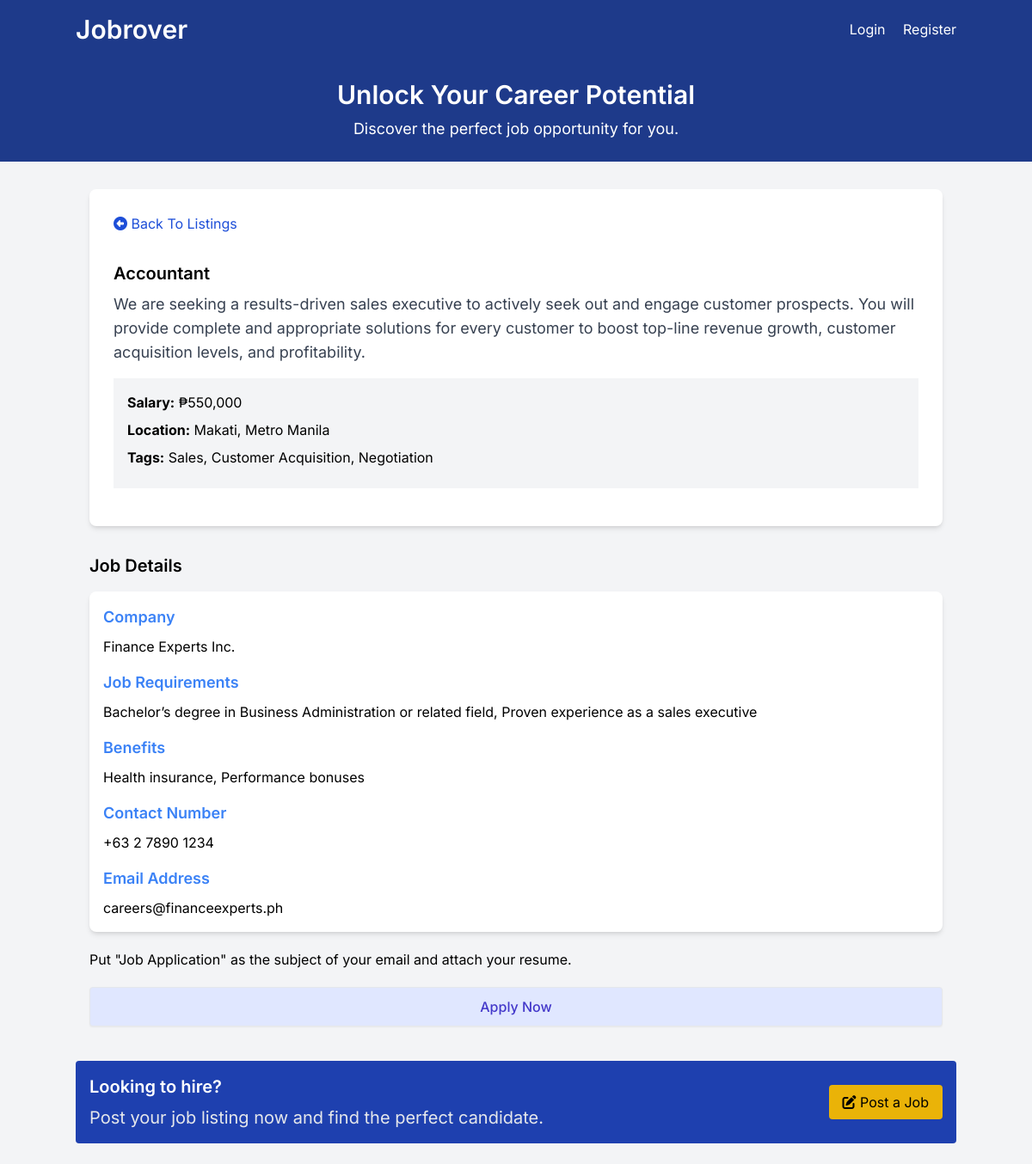
Screenshot of /listings/22 with the database file from the repository.
### tables this page shows
CREATE TABLE `listings` (
  `id` int NOT NULL AUTO_INCREMENT,
  `user_id` int NOT NULL,
  `title` varchar(255) NOT NULL,
  `description` longtext,
  `salary` varchar(45) DEFAULT NULL,
  `tags` varchar(255) DEFAULT NULL,
  `company` varchar(45) DEFAULT NULL,
  `address` varchar(255) DEFAULT NULL,
  `city` varchar(45) DEFAULT NULL,
  `state` varchar(45) DEFAULT NULL,
  `phone` varchar(45) DEFAULT NULL,
  `email` varchar(45) DEFAULT NULL,
  `requirements` longtext,
  `benefits` longtext,
  `created_at` timestamp NULL DEFAULT CURRENT_TIMESTAMP,
  PRIMARY KEY (`id`),
  KEY `fk_listings_users_idx` (`user_id`),
  CONSTRAINT `fk_listings_users` FOREIGN KEY (`user_id`) REFERENCES `users` (`id`) ON DELETE CASCADE ON UPDATE CASCADE
);

### App/controllers/ListingController.php (called while the page is built, shortened)
<?php
class ListingController
{
  protected $db;
  public function __construct()
  {
    $config = require basePath('config/db.php');
    $this->db = new Database($config);
  }
  public function show($params)
  {
    $id = $params['id'];
    $params = [
      'id' => $id,
    ];
    $listing = $this->db
      ->query('SELECT * FROM listings WHERE id = :id', $params)
      ->fetch();
    loadView('listings/show', [
      'listing' => $listing,
    ]);
  }
}

### public/index.php (called while the page is built, shortened)
<?php
require '../helpers.php';
$router = new Router();
$uri = parse_url($_SERVER['REQUEST_URI'], PHP_URL_PATH);
$router->route($uri);

### Framework/Session.php (called while the page is built, shortened)
<?php
class Session
{
  public static function has($key)
  {
    return isset($_SESSION[$key]);
  }
}

### Framework/Database.php (called while the page is built, shortened)
<?php
class Database
{
  public $conn;
  public function __construct($config)
  {
    $dsn = "mysql:host={$config['host']};port={$config['port']};dbname={$config['dbname']}";
    $options = [
      PDO::ATTR_ERRMODE => PDO::ERRMODE_EXCEPTION,
      PDO::ATTR_DEFAULT_FETCH_MODE => PDO::FETCH_OBJ,
    ];
    try {
      $this->conn = new PDO(
        $dsn,
        $config['username'],
        $config['password'],
        $options
      );
    } catch (PDOException $e) {
      throw new Exception("Database connection failed: {$e->getMessage()}");
    }
  }
  public function query($query, $params = [])
  {
    try {
      $sth = $this->conn->prepare($query);
      foreach ($params as $param => $value) {
        $sth->bindValue(':' . $param, $value);
      }
      $sth->execute();
      return $sth;
    } catch (PDOException $e) {
      throw new Exception("Query failed to execute: {$e->getMessage()}");
    }
  }
}

### App/views/listings/show.view.php (the view, shortened to what this page needs)
<?php loadPartial('navbar'); ?>
<?php loadPartial('top-banner'); ?>
<section class="container mx-auto p-4 mt-4">
  <div class="rounded-lg shadow-md bg-white p-3">
    <div class="flex justify-between items-center">
      <a class="block p-4 text-blue-700" href="/listings">
        <i class="fa fa-arrow-alt-circle-left"></i>
        Back To Listings
      </a>
    </div>
    <div class="p-4">
       <h2 class="text-xl font-semibold"><?= $listing->title ?></h2>
       <p class="text-gray-700 text-lg mt-2">
         <?= $listing->description ?>
       </p>
       <ul class="my-4 bg-gray-100 p-4">
         <li class="mb-2"><strong>Salary:</strong> <?= formatSalary(
           $listing->salary
         ) ?></li>
         <li class="mb-2">
           <strong>Location:</strong> <?= $listing->city ?>, <?= $listing->state ?>
         </li>
         <?php if (!empty($listing->tags)): ?>
          <li class="mb-2">
            <strong>Tags:</strong> <?= $listing->tags ?>
          </li>
          <?php endif; ?>
       </ul>
    </div>
  </div>
</section>
<section class="container mx-auto p-4">
  <h2 class="text-xl font-semibold mb-4">Job Details</h2>
  <div class="rounded-lg shadow-md bg-white p-4">
    <h3 class="text-lg font-semibold mb-2 text-blue-500">Company</h3>
     <p>
       <?= $listing->company ?>
     </p>
    <h3 class="text-lg font-semibold mt-4 mb-2 text-blue-500">Job Requirements</h3>
     <p>
       <?= $listing->requirements ?>
     </p>
    <h3 class="text-lg font-semibold mt-4 mb-2 text-blue-500">Benefits</h3>
    <p><?= $listing->benefits ?></p>
    <h3 class="text-lg font-semibold mt-4 mb-2 text-blue-500">Contact Number</h3>
    <p><?= $listing->phone ?></p>
    <h3 class="text-lg font-semibold mt-4 mb-2 text-blue-500">Email Address</h3>
    <p><?= $listing->email ?></p>
  </div>
  <p class="my-5">Put "Job Application" as the subject of your email and attach your resume.</p>
  <a
    href="mailto:<?= $listing->email ?>"
    class="block w-full text-center px-5 py-2.5 shadow-sm rounded border text-base font-medium cursor-pointer text-indigo-700 bg-indigo-100 hover:bg-indigo-200"
  >
    Apply Now
  </a>
</section>
<?php loadPartial('bottom-banner'); ?>

### Framework/Router.php (shortened to what this page needs)
<?php
class Router
{
  protected $routes = [];
  public function registerRoute($method, $uri, $action, $middleware = [])
  {
    list($controller, $controllerMethod) = explode('@', $action);
    $this->routes[] = [
      'method' => $method,
      'uri' => $uri,
      'controller' => $controller,
      'controllerMethod' => $controllerMethod,
      'middleware' => $middleware,
    ];
  }
  public function route($uri)
  {
    $requestMethod = $_SERVER['REQUEST_METHOD'];
    foreach ($this->routes as $route) {
      $uriSegments = explode('/', trim($uri, '/'));
      $routeSegments = explode('/', trim($route['uri'], '/'));
      if (
        count($uriSegments) === count($routeSegments) &&
        strtoupper($route['method']) === $requestMethod
      ) {
        $params = [];
        $match = true;
        for ($i = 0; $i < count($uriSegments); $i++) {
          if (
            $routeSegments[$i] !== $uriSegments[$i] &&
            !preg_match('/\{(.+?)\}/', $routeSegments[$i])
          ) {
            $match = false;
            break;
          }
          if (preg_match('/\{(.+?)\}/', $routeSegments[$i], $matches)) {
            $params[$matches[1]] = $uriSegments[$i];
          }
        }
        if ($match) {
          $controllerMethod = $route['controllerMethod'];
          $controllerInstance = new $controller();
          $controllerInstance->$controllerMethod($params);
          return;
        }
      }
    }
  }
}

### App/views/partials/navbar.php (shortened to what this page needs)
<header class="bg-blue-900 text-white p-4">
  <div class="container mx-auto flex justify-between items-center">
    <h1 class="text-3xl font-semibold left-text">
      <a href="/">Jobrover</a>
    </h1>
    <nav class="space-x-4">
      <?php if (Session::has('user')): ?>
      <div class="flex justify-between items-center gap-4 ">
         <div class="text-blue-300 text-base links">
           Welcome <?php echo Session::get('user')['name']; ?>
         </div>
         <form method="POST" action="/auth/logout" class="flex gap-4 links">
           <button type="submit" class="text-white inline hover:underline">Logout</button>
           <a href="/listings/create"
           class="bg-yellow-500 hover:bg-yellow-600 text-black px-4 py-2 rounded hover:shadow-md transition duration-300 "
           >
            <i class="fa fa-edit"></i> Post a Job
           </a>
         </form>
      <?php else: ?>
       <a href="/auth/login" class="text-white hover:underline">Login</a>
       <a href="/auth/register" class="text-white hover:underline">Register</a>
      <?php endif; ?>
      </div>
</header>

### App/views/partials/top-banner.php
<section class="bg-blue-900 text-white py-6 text-center">
  <div class="container mx-auto">
    <h2 class="text-3xl font-semibold">Unlock Your Career Potential</h2>
    <p class="text-lg mt-2">
      Discover the perfect job opportunity for you.
    </p>
  </div>
</section>

### App/views/partials/bottom-banner.php
<section class="container mx-auto my-6">
  <div
    class="bg-blue-800 text-white rounded p-4">
    <div class="banner">
      <div>
        <h2 class="text-xl font-semibold">Looking to hire?</h2>
        <p class="text-gray-200 text-xl mt-2 bottom-banner">
          Post your job listing now and find the perfect candidate.
        </p>
      </div>
      <a
        href="/listings/create"
        class="bg-yellow-500 hover:bg-yellow-600 text-black px-4 py-2 rounded hover:shadow-md transition duration-300 text-center"
      >
        <i class="fa fa-edit"></i> Post a Job
      </a>
    </div>
  </div>
</section>

### rows the page displays
listings: title "Accountant", description "We are seeking a results-driven sales executive to actively seek out and engage customer prospects. You will provide complete and appropriate solutions for every customer to boost top-line revenue growth, customer acquisition levels, and profitability.", salary "₱550,000", city "Makati", state "Metro Manila", tags "Sales, Customer Acquisition, Negotiation", company "Finance Experts Inc.", requirements "Bachelor’s degree in Business Administration or related field, Proven experience as a sales executive", benefits "Health insurance, Performance bonuses", phone "+63 2 7890 1234", email "careers@financeexperts.ph"
